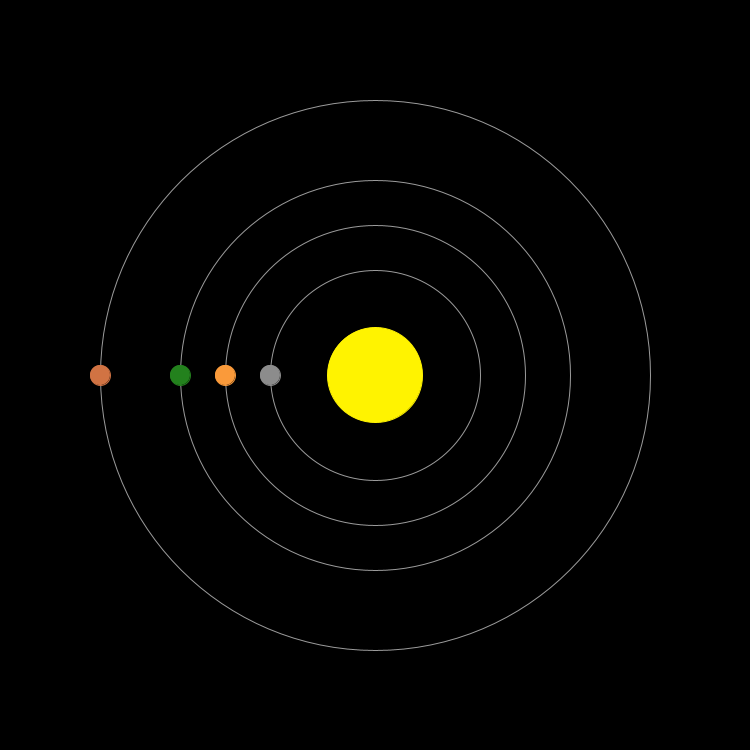
Frame 1 (no input)
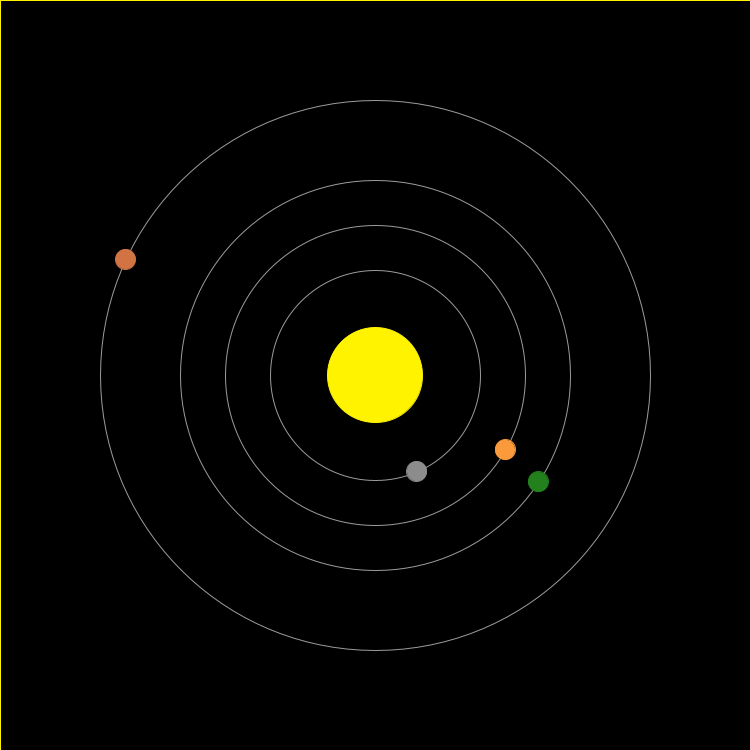
Frame 60 (the mouse pressed at the canvas centre just before this capture)
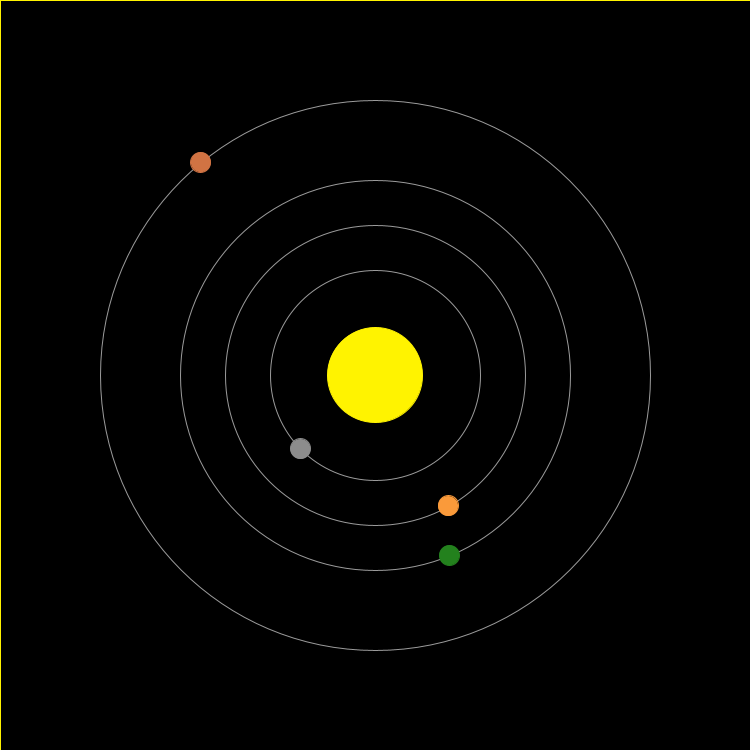
Frame 120 (the mouse held since frame 60 and released just before this capture)

The Processing sketch that drew these frames (run headless with seeded random() and noise(); from frame 60 on, the mouse is pressed at the canvas centre):

// Processing sketch: processing_148347
// ── processing_148347.pde

float marsx;
float marsy;
float earthx;
float earthy;
float venusx;
float venusy;
float mercuryx;
float mercuryy;
float speed;
float theta1;
float theta2;
float theta3;
float theta4;
 void setup(){
 background(0,0,0);
 size(750,750);
  
       //variables
         marsx=100;
         marsy=375;
         earthx=180;
         earthy=375;
         venusx=225;
         venusy=375;
         mercuryx=270;
         mercuryy=375;
         speed=2;
         theta1=PI;
         theta2=3/4*PI;
         theta3=1/2*PI;
         theta4=1/4*PI; 
         
}
void draw(){
 fill(0); 
 rect(0,0,750,750);
  stroke(155,155,155);
   noFill();
   ellipse(375,375,550,550); //1st ring - Mars  
   ellipse(375,375,390,390); //2nd ring - Earth 
   ellipse(375,375,300,300); //3rd ring - Venus
   ellipse(375,375,210,210); //4th ring - Mercury
     stroke(209,115,67);
     fill(209,115,67);
     ellipse(marsx,marsy,20,20);//Mars
     stroke(35,129,29);
     fill(35,129,29);
     ellipse(earthx,earthy,20,20); //Earth
     stroke(250,154,58);
     fill(250,154,58);
     ellipse(venusx,venusy,20,20); //Venus
     stroke(140,140,140);
     fill(140,140,140); 
     ellipse(mercuryx,mercuryy,20,20); //Mercury
     stroke(255,243,0);
     fill(255,243,0);
     ellipse(375,375,95,95);          //Sun
  if (theta1>=2*PI){
  theta1=0;
  }   
  if (theta1<=2*PI){  
        marsx=375+cos(theta1)*275;
        marsy=375+sin(theta1)*275;
        theta1=theta1+.0075;
  }
  if (theta2>=2*PI){
  theta2=0;
  }
  if (theta2<=2*PI){      
        earthx=375+cos(theta2)*195;
        earthy=375+sin(theta2)*195;
        theta2=theta2+.01;
  }      
  if (theta3>=2*PI){
  theta3=0;
  }  
  if (theta3<=2*PI){      
        venusx=375+cos(theta3)*150;
        venusy=375+sin(theta3)*150;
        theta3=theta3+.009;
  }
  if (theta4>=2*PI){
  theta4=0;
  }
  if (theta4<=2*PI){      
        mercuryx=375+cos(theta4)*105;
        mercuryy=375+sin(theta4)*105;
        theta4=theta4+.02;
  }      
        
       
    
       
}
      
   
  
//planets
  
  
  
  
  
  
  
  
  
